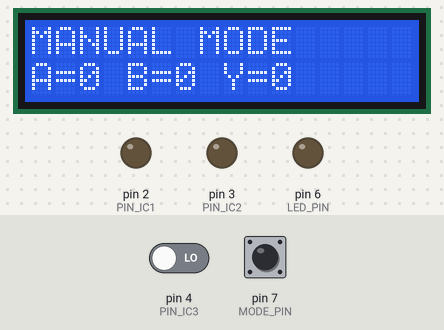
Bench run of a sketch on a simulated Arduino Uno, built with avr-gcc and run on an emulated ATmega328P. On the bench: 16×2 character LCD, output pins drawn as LEDs (lit = HIGH). The inputs (shaded band) are chosen by the test bench; at power-on: pin 4 (PIN_IC3) LOW, pin 7 (MODE_PIN) HIGH.

Above: at 2.7 s.
2.8 s: pin 4 (PIN_IC3) driven HIGH
At 4.7 s:
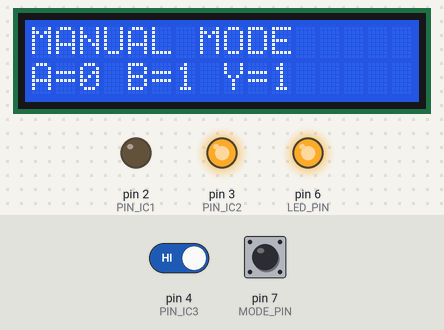
7.1 s: pin 4 (PIN_IC3) driven LOW
At 8.8 s:
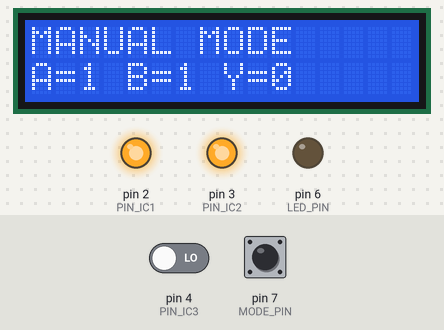
13.2 s: pin 4 (PIN_IC3) driven HIGH
At 17.2 s:
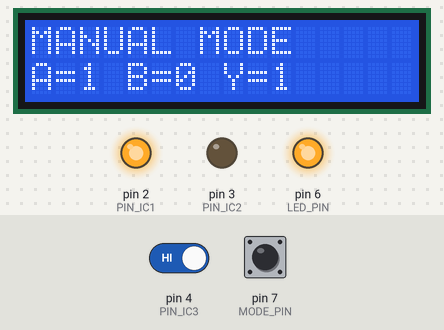
19.3 s: pin 4 (PIN_IC3) driven LOW
At 20.8 s:
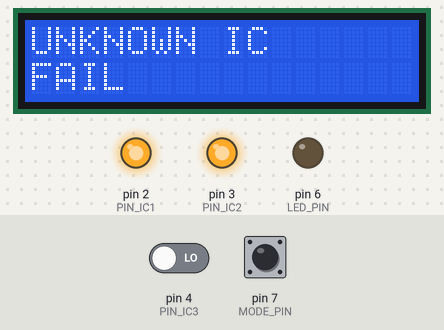
27.5 s: pin 4 (PIN_IC3) driven HIGH
At 28.4 s:
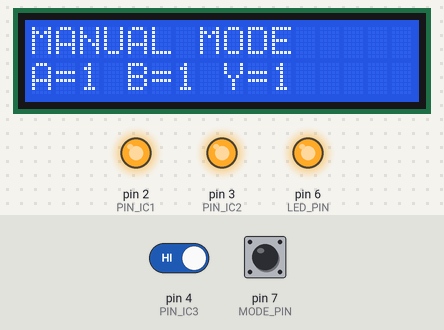
41.5 s: pin 7 (MODE_PIN) pulled LOW for 1.25 s
At 43.0 s:
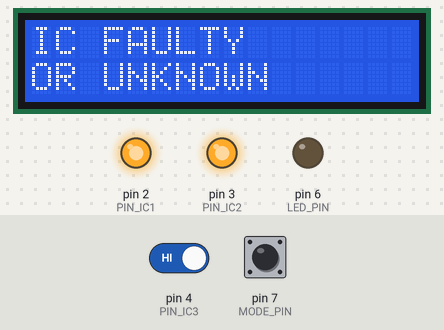
Timing chart, 0 to 46.9 s (numbered marks = the images above; inputs shaded):
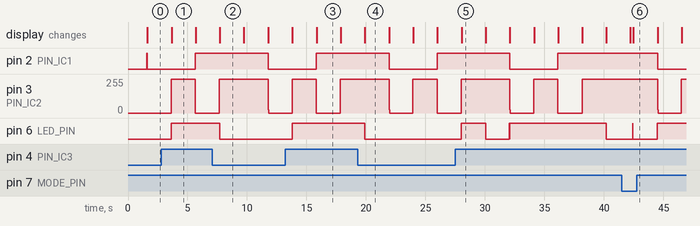

Measured:
- after the input at 2.8 s, pin 6 (LED_PIN): LOW → HIGH after 0.83 s
- after the input at 13.2 s, pin 6 (LED_PIN): LOW → HIGH after 0.59 s
- after the input at 19.3 s, pin 6 (LED_PIN): goes on until 19.9 s, then stays LOW
- after the input at 27.5 s, pin 6 (LED_PIN): goes HIGH 2.0 s, LOW 2.0 s, HIGH 0.01 s, LOW 0.01 s, HIGH 8.1 s, then LOW, starting after 0.51 s
- after the input at 41.5 s, the display: first changes after 0.73 s (image 6 shows a later state)
- what the display in image 1 shows lasts 2.0 s, from 3.7 s to 5.7 s
- what the display in image 4 shows lasts 2.0 s, from 19.9 s to 21.9 s

The sketch:

main.ino
```cpp
#include <Wire.h>
#include <LiquidCrystal_I2C.h>

// Permanent wiring:
// ZIF pin 1 -> D2
// ZIF pin 2 -> D3
// ZIF pin 3 -> D4
// ZIF pin14 -> 5V
// ZIF pin7  -> GND
// LED on D6 -> 1k -> LED -> GND

#define PIN_IC1 2   // IC pin 1
#define PIN_IC2 3   // IC pin 2
#define PIN_IC3 4   // IC pin 3

#define LED_PIN 6   // Universal LED output
#define MODE_PIN 7  // HIGH = manual, LOW = auto

LiquidCrystal_I2C lcd(0x27, 16, 2);

// Truth tables
const byte TBL_7400_NAND[4] = {1,1,1,0};
const byte TBL_7408_AND[4] = {0,0,0,1};
const byte TBL_7432_OR[4] = {0,1,1,1};
const byte TBL_7486_XOR[4] = {0,1,1,0};
const byte TBL_7402_NOR[4] = {1,0,0,0};

enum IcType {
  IC_UNKNOWN = 0,
  IC_7400,  //NAND gate
  IC_7402,  //NOR gate
  IC_7404,  //NOT gate
  IC_7408,  //AND gate
  IC_7432,  //OR gate
  IC_7486   //XOR gate
};

IcType currentIC = IC_UNKNOWN;


// -----------------------------------------------------

bool patternMatch(const byte a[4], const byte b[4]) {
  for (int i = 0; i < 4; i++)
    if (a[i] != b[i]) return false;
  return true;
}

// ----------- Detect 7404 NOT gate (pin1=A, pin2=Y) -----------
bool detect7404() {
  pinMode(PIN_IC1, OUTPUT); // A
  pinMode(PIN_IC2, INPUT);  // Y

  digitalWrite(PIN_IC1, LOW);
  delay(2);
  int y0 = digitalRead(PIN_IC2);

  digitalWrite(PIN_IC1, HIGH);
  delay(2);
  int y1 = digitalRead(PIN_IC2);

  return (y0 == HIGH && y1 == LOW);
}

// ----------- Test 2-input IC with dynamic mapping -----------
void test2InputIC(byte out[4], int A_PIN, int B_PIN, int Y_PIN) {
  const byte pattern[4][2] = {
    {0,0},{0,1},{1,0},{1,1}
  };

  pinMode(A_PIN, OUTPUT);
  pinMode(B_PIN, OUTPUT);
  pinMode(Y_PIN, INPUT);

  for (int i=0; i<4; i++) {
    digitalWrite(A_PIN, pattern[i][0]);
    digitalWrite(B_PIN, pattern[i][1]);
    delay(2);
    out[i] = digitalRead(Y_PIN);

    // Mirror output to LED
    digitalWrite(LED_PIN, out[i]);
  }
}

// ----------- Detect which IC -----------
IcType detectIC() {
  byte out[4];

  // 1) Try NOT gate (7404)
  if (detect7404()) return IC_7404;

  // 2) Standard pinout: A=pin1, B=pin2, Y=pin3
  test2InputIC(out, PIN_IC1, PIN_IC2, PIN_IC3);

  if (patternMatch(out, TBL_7400_NAND)) return IC_7400;
  if (patternMatch(out, TBL_7408_AND )) return IC_7408;
  if (patternMatch(out, TBL_7432_OR  )) return IC_7432;
  if (patternMatch(out, TBL_7486_XOR )) return IC_7486;

  // 3) Special mapping for 7402:
  // A=pin2, B=pin3, Y=pin1
  test2InputIC(out, PIN_IC2, PIN_IC3, PIN_IC1);

  if (patternMatch(out, TBL_7402_NOR)) return IC_7402;

  return IC_UNKNOWN;
}

// ----------- Expected output Y for IC -----------
byte expectedY(IcType ic, byte A, byte B) {
  if (ic == IC_7404) return (A==0?1:0);

  byte idx = (A<<1) | B;

  switch(ic) {
    case IC_7400: return TBL_7400_NAND[idx];
    case IC_7402: return TBL_7402_NOR [idx];
    case IC_7408: return TBL_7408_AND [idx];
    case IC_7432: return TBL_7432_OR  [idx];
    case IC_7486: return TBL_7486_XOR [idx];
    default: return 0;
  }
}

// ----------- Print IC name -----------
void printICName(IcType ic) {
  lcd.clear();
  lcd.setCursor(0,0);
  switch(ic) {
    case IC_7400: lcd.print("7400 NAND"); break;
    case IC_7402: lcd.print("7402 NOR "); break;
    case IC_7404: lcd.print("7404 NOT "); break;
    case IC_7408: lcd.print("7408 AND "); break;
    case IC_7432: lcd.print("7432 OR  "); break;
    case IC_7486: lcd.print("7486 XOR "); break;
    default: lcd.print("UNKNOWN IC");
  }
}

// -----------------------------------------------------
// AUTO MODE
// -----------------------------------------------------
void autoMode() {
  lcd.clear();
  lcd.setCursor(0,0);
  lcd.print("AUTO TESTING");
  delay(200);

  currentIC = detectIC();

  if (currentIC == IC_UNKNOWN) {
    lcd.clear();
    lcd.setCursor(0,0);
    lcd.print("IC FAULTY");
    lcd.setCursor(0,1);
    lcd.print("OR UNKNOWN");
    digitalWrite(LED_PIN, LOW);
    delay(2000);
    return;
  }

  printICName(currentIC);
  lcd.setCursor(0,1);
  lcd.print("IC GOOD");

  delay(2000);
}

// -----------------------------------------------------
// MANUAL MODE
// -----------------------------------------------------
void manualMode() {

  // Detect IC first time only
  if (currentIC == IC_UNKNOWN) {
    currentIC = detectIC();
  }

  const byte pattern[4][2] = {{0,0},{0,1},{1,0},{1,1}};
  bool all_ok = true;

  for (int i=0; i<4; i++) {
    byte A = pattern[i][0];
    byte B = pattern[i][1];
    byte Y = 0, expected = 0;

    if (currentIC == IC_7404) {
      // 7404: pin1=A, pin2=Y
      pinMode(PIN_IC1, OUTPUT);
      pinMode(PIN_IC2, INPUT);
      digitalWrite(PIN_IC1, A);
      delay(5);
      Y = digitalRead(PIN_IC2);
    }
    else if (currentIC == IC_7402) {
      // 7402: pin2=A, pin3=B, pin1=Y
      pinMode(PIN_IC2, OUTPUT);
      pinMode(PIN_IC3, OUTPUT);
      pinMode(PIN_IC1, INPUT);
      digitalWrite(PIN_IC2, A);
      digitalWrite(PIN_IC3, B);
      delay(5);
      Y = digitalRead(PIN_IC1);
    }
    else {
      // Standard ICs
      pinMode(PIN_IC1, OUTPUT);
      pinMode(PIN_IC2, OUTPUT);
      pinMode(PIN_IC3, INPUT);
      digitalWrite(PIN_IC1, A);
      digitalWrite(PIN_IC2, B);
      delay(5);
      Y = digitalRead(PIN_IC3);
    }

    // LED follows measured output
    digitalWrite(LED_PIN, Y);

    expected = expectedY(currentIC, A, B);

    if (Y != expected) all_ok = false;

    lcd.clear();
    lcd.setCursor(0,0);
    lcd.print("MANUAL MODE");

    lcd.setCursor(0,1);
    lcd.print("A="); lcd.print(A);
    lcd.print(" B="); lcd.print(B);
    lcd.print(" Y="); lcd.print(Y);

    delay(2000);
  }

  printICName(currentIC);
  lcd.setCursor(0,1);
  if (all_ok) lcd.print("MANUAL OK");
  else        lcd.print("FAIL");

  digitalWrite(LED_PIN, LOW);
  delay(2000);
}


// -----------------------------------------------------

void setup() {
  pinMode(LED_PIN, OUTPUT);
  digitalWrite(LED_PIN, LOW);

  pinMode(MODE_PIN, INPUT_PULLUP);

  lcd.begin();
  lcd.backlight();

  lcd.setCursor(0,0);
  lcd.print("UNIV IC TESTER");
  delay(1500);
}

void loop() {
  if (digitalRead(MODE_PIN) == HIGH)
    manualMode();
  else
    autoMode();
}
```
